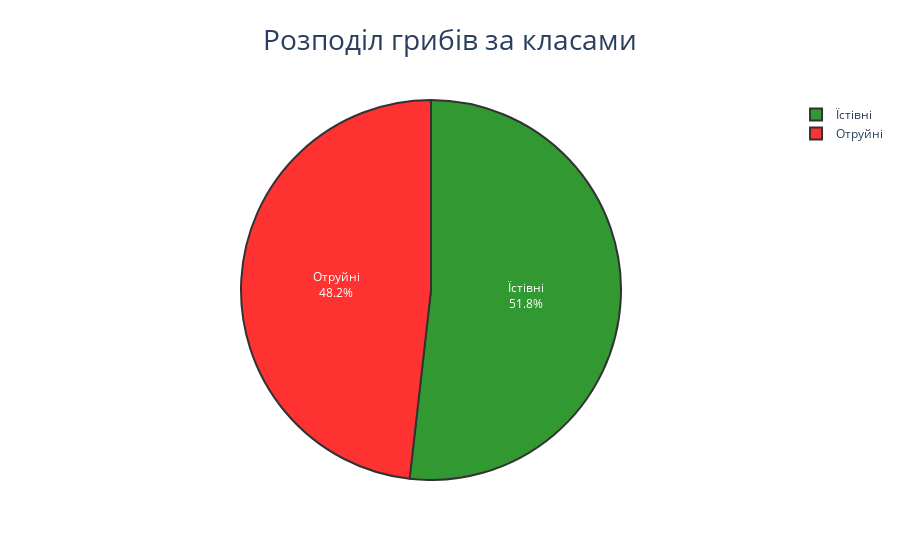

Notebook cell for this chart:
### Code cell
class_frequencies = df['class'].value_counts()

labels = class_frequencies.index.tolist()
values = class_frequencies.tolist()
colors = ['green', 'red']

fig = go.Figure(data=[go.Pie(labels=['Їстівні', 'Отруйні'], values=values, opacity=0.8)])
fig.update_traces(textinfo='percent+label', marker=dict(line=dict(color='#000000', width=2), colors=colors))
fig.update_layout(title_text='Розподіл грибів за класами', title_x=0.5, title_font=dict(size=28))
fig.show()

### Figure 1 — Plotly figure (JSON) as saved in the notebook; plotly's stock layout.template omitted (floating-point values rounded to 4 significant figures)
{"data": [{"labels": ["Їстівні", "Отруйні"], "marker": {"colors": ["green", "red"], "line": {"color": "#000000", "width": 2}}, "opacity": 0.8, "textinfo": "percent+label", "type": "pie", "values": [4208, 3916]}], "layout": {"title": {"font": {"size": 28}, "text": "Розподіл грибів за класами", "x": 0.5}}}
